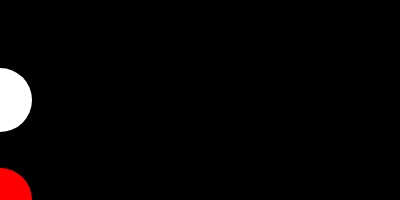
Frame 1 (no input)
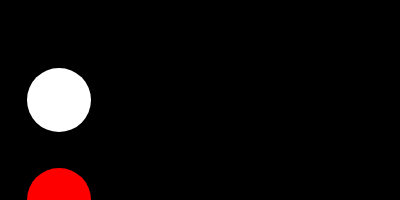
Frame 60 (no input)
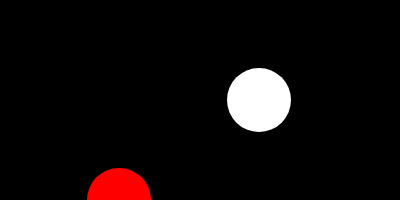
Frame 120 (the mouse pressed at the canvas centre since frame 60)

The p5.js sketch that drew these frames (run headless with seeded random() and noise() and a simulated clock; from frame 60 on, the mouse is pressed at the canvas centre):

// p5.js sketch
// ── sketch.js
// https://editor.p5js.org/jht9629-nyu/sketches/rXhPgZ1k6
// 2.2.3 circleX width ui

let my = {
  circleX: 0,
  circleY: 100,
  diam: 64
};
// let circleX = 0;
// let circleY = 100;
// let diam = 64;

let my2 = {
  circleX: 0,
  circleY: 200,
  diam: 64
};

function setup() {
  createCanvas(400, 200).mousePressed(function() {
    my.circleX = mouseX;
    my.circleY = mouseY;
  });
}

function draw() {
  background(0);
  noStroke();
  fill(255);
  draw_my(my);
//   circle(my.circleX, my.circleY, my.diam);
//   my.circleX = (my.circleX + 1) % width;
  
  fill(255,0,0);
  draw_my(my2);
//   circle(my2.circleX, my2.circleY, my2.diam);
//   my2.circleX = (my2.circleX + 1) % width;
}

function draw_my(my) {
  circle(my.circleX, my.circleY, my.diam);
  my.circleX = (my.circleX + 1) % width;
}


// https://editor.p5js.org/jht1493/sketches/UhNMB6GQO
// 2.2.3 circleX width ui

// https://editor.p5js.org/jht1493/sketches/UhNMB6GQO
// 2.2.3 circleX % width ui

// https://editor.p5js.org/jht1493/sketches/CwYDz_4N2
// 2.2.2 variable circleX % width

// https://editor.p5js.org/jht1493/sketches/v9zsQFPqN
// 2.2 variable circleX

// Make Your Own (Make Your Own Variable)
// Code! Programming with p5.js
// The Coding Train / Daniel Shiffman
// https://thecodingtrain.com/beginners/p5js/2.2-make-your-own.html
// https://youtu.be/dRhXIIFp-ys

// Make Your Own Variable: https://editor.p5js.org/codingtrain/sketches/xPXNdPy17
// Growing Circle Exercise: https://editor.p5js.org/codingtrain/sketches/ehbMJ-otC
